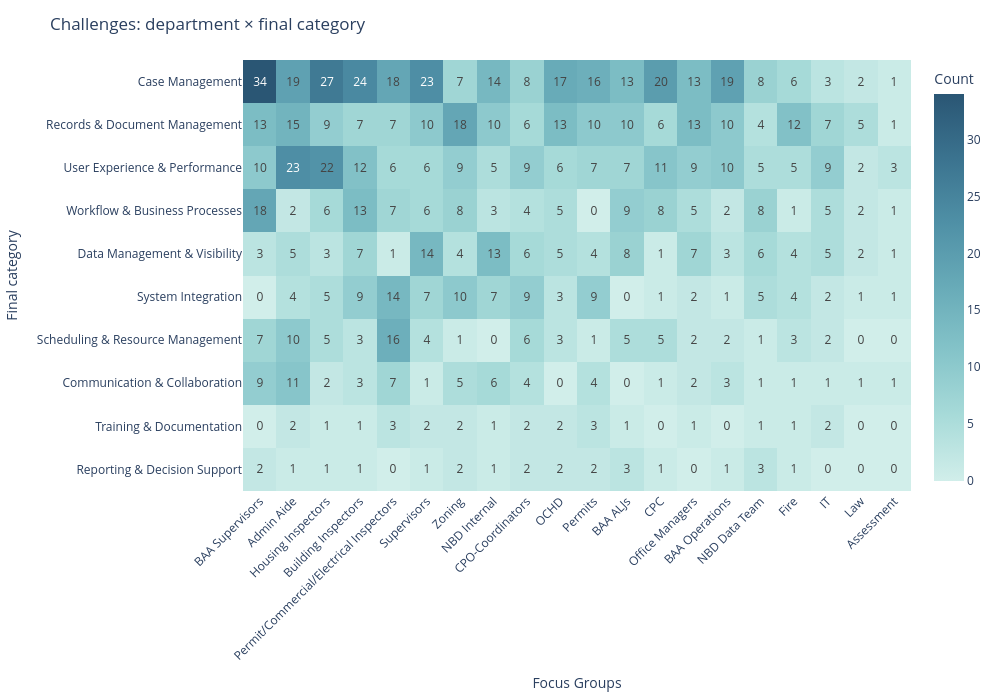

Source (notebook cell):
### Code cell
heatmap_df = pd.crosstab(df["focus_group"], df["final_category"])
department_order = heatmap_df.sum(axis=1).sort_values(ascending=False).index
category_order = heatmap_df.sum(axis=0).sort_values(ascending=False).index
heatmap_df = heatmap_df.loc[department_order, category_order].T
fig_heatmap = px.imshow(
    heatmap_df,
    labels=dict(x="Focus Groups", y="Final category", color="Count"),
    color_continuous_scale="Teal", text_auto=True, aspect="auto",
)
fig_heatmap.update_layout(
    title="Challenges: department × final category",
    height=700, width=1000, xaxis_tickangle=-45, template="plotly_white",
)
fig_heatmap.show()

### Figure 1 — Plotly figure (JSON) as saved in the notebook; plotly's stock layout.template omitted (floating-point values rounded to 4 significant figures; data arrays with more than 128 entries replaced by an {"elided": "..."} marker saying what was removed)
{"data": [{"coloraxis": "coloraxis", "hovertemplate": "Focus Groups: %{x}<br>Final category: %{y}<br>Count: %{z}<extra></extra>", "name": "0", "texttemplate": "%{z}", "type": "heatmap", "x": ["BAA Supervisors", "Admin Aide", "Housing Inspectors", "Building Inspectors", "Permit/Commercial/Electrical Inspectors", "Supervisors", "Zoning", "NBD Internal", "CPO-Coordinators", "OCHD", "Permits", "BAA ALJs", "CPC", "Office Managers", "BAA Operations", "NBD Data Team", "Fire", "IT", "Law", "Assessment"], "xaxis": "x", "y": ["Case Management", "Records & Document Management", "User Experience & Performance", "Workflow & Business Processes", "Data Management & Visibility", "System Integration", "Scheduling & Resource Management", "Communication & Collaboration", "Training & Documentation", "Reporting & Decision Support"], "yaxis": "y", "z": {"elided": "10x20 int values"}}], "layout": {"coloraxis": {"autocolorscale": false, "colorbar": {"title": {"text": "Count"}}, "colorscale": [[0, "rgb(209, 238, 234)"], [0.1667, "rgb(168, 219, 217)"], [0.3333, "rgb(133, 196, 201)"], [0.5, "rgb(104, 171, 184)"], [0.6667, "rgb(79, 144, 166)"], [0.8333, "rgb(59, 115, 143)"], [1, "rgb(42, 86, 116)"]]}, "height": 700, "margin": {"t": 60}, "title": {"text": "Challenges: department × final category"}, "width": 1000, "xaxis": {"anchor": "y", "domain": [0, 1], "tickangle": -45, "title": {"text": "Focus Groups"}}, "yaxis": {"anchor": "x", "autorange": "reversed", "domain": [0, 1], "title": {"text": "Final category"}}}}
